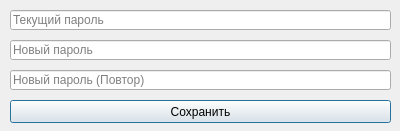
<?xml version="1.0" encoding="UTF-8"?>
<ui version="4.0">
 <class>Dialog</class>
 <widget class="QDialog" name="Dialog">
  <property name="geometry">
   <rect>
    <x>0</x>
    <y>0</y>
    <width>400</width>
    <height>131</height>
   </rect>
  </property>
  <property name="windowTitle">
   <string>Изменить пароль</string>
  </property>
  <property name="modal">
   <bool>true</bool>
  </property>
  <widget class="QLineEdit" name="lineEditCurrentPassword">
   <property name="geometry">
    <rect>
     <x>10</x>
     <y>10</y>
     <width>381</width>
     <height>20</height>
    </rect>
   </property>
   <property name="echoMode">
    <enum>QLineEdit::Password</enum>
   </property>
   <property name="placeholderText">
    <string>Текущий пароль</string>
   </property>
  </widget>
  <widget class="QLineEdit" name="lineEditNewPassword">
   <property name="geometry">
    <rect>
     <x>10</x>
     <y>40</y>
     <width>381</width>
     <height>20</height>
    </rect>
   </property>
   <property name="echoMode">
    <enum>QLineEdit::Password</enum>
   </property>
   <property name="placeholderText">
    <string>Новый пароль</string>
   </property>
  </widget>
  <widget class="QLineEdit" name="lineEditNewPasswordRepeat">
   <property name="geometry">
    <rect>
     <x>10</x>
     <y>70</y>
     <width>381</width>
     <height>20</height>
    </rect>
   </property>
   <property name="echoMode">
    <enum>QLineEdit::Password</enum>
   </property>
   <property name="placeholderText">
    <string>Новый пароль (Повтор)</string>
   </property>
  </widget>
  <widget class="QPushButton" name="pushButtonChange">
   <property name="geometry">
    <rect>
     <x>10</x>
     <y>100</y>
     <width>381</width>
     <height>23</height>
    </rect>
   </property>
   <property name="text">
    <string>Сохранить</string>
   </property>
  </widget>
 </widget>
 <resources/>
 <connections/>
</ui>
